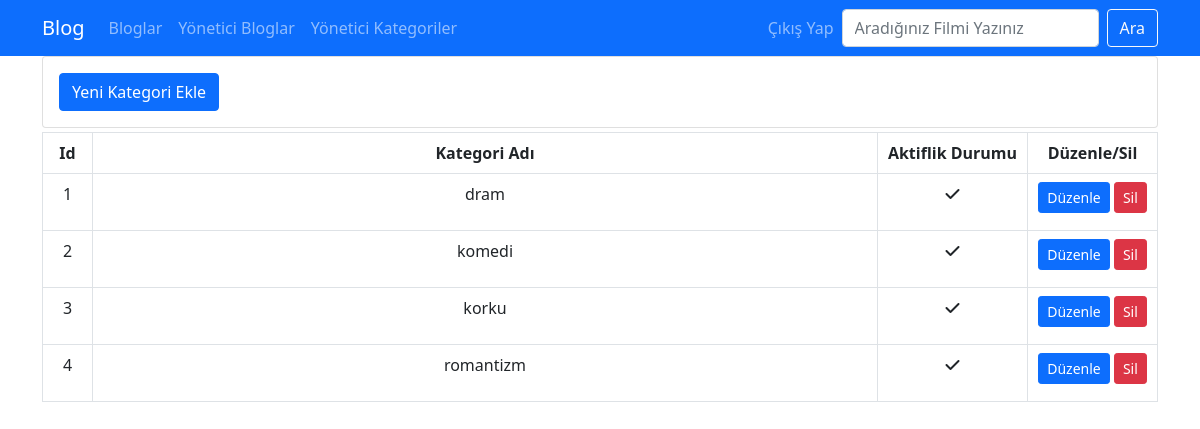
Screenshot of /admin-categories.php (signed in) with the database file from the repository.
### tables this page shows
CREATE TABLE `categories` (
  `id` int(11) NOT NULL,
  `name` varchar(100) NOT NULL,
  `isActive` tinyint(1) NOT NULL DEFAULT 1
);

### libs/functions.php (called while the page is built, shortened)
<?php
function getCategories(){
    include "ayar.php";
    $query= "SELECT * from categories";
    $result = mysqli_query($connection,$query);
    return $result;
}
?>

### admin-categories.php (the view, shortened to what this page needs)
<?php
   require "libs/functions.php";
?>
<?php include "views/_header.php"?>
<?php include "views/_navbar.php"?>
<div class="container">
    <div class="row">
        <div class="col-12">
        <div class="card mb-1">
            <div class="card-body">
                <a href="category-create.php" class="btn btn-primary">Yeni Kategori Ekle</a>
            </div>
        </div>
        <table class="table table-bordered text-center">
            <thead>
                <tr>
                    <th style="width: 50px;">Id</th>
                    <th>Kategori Adı</th>
                    <th style="width: 150px ;">Aktiflik Durumu</th>
                    <th style="width: 130px;">Düzenle/Sil</th>
                </tr>
            </thead>
            <tbody>
                <?php $result = getCategories(); while($item = mysqli_fetch_assoc($result)):?>
                    <tr>
                        <td><?php echo $item ["id"]?></td>
                        <td><?php echo $item ["name"]?></td>
                        <td>
                            <?php if($item["isActive"]): ?>
                                <p class="text-center"><i class="fas fa-check"></i></p>
                            <?php else: ?>
                                <p class="text-center"><i class="fas fa-times"></i></p>
                            <?php endif; ?>
                        </td>
                        <td>
                            <a class="btn btn-primary btn-sm" href="category-edit.php?id=<?php echo $item ["id"] ?>">Düzenle</a>
                            <a class="btn btn-danger btn-sm" href="category-delete.php?id=<?php echo $item ["id"] ?>">Sil</a>
                        </td>
                    </tr>
                <?php endwhile; ?>
            </tbody>
        </table>
        </div>
    </div>
    </div>
    <?php
    include "views/_footer.php"
?>

### views/_header.php (style rules this page uses)
a { text-decoration: none; }

### rows the page displays
categories: id "1", name "dram", isActive 1 (drawn)
categories: id "2", name "komedi", isActive 1 (drawn)
categories: id "3", name "korku", isActive 1 (drawn)
categories: id "4", name "romantizm", isActive 1 (drawn)
